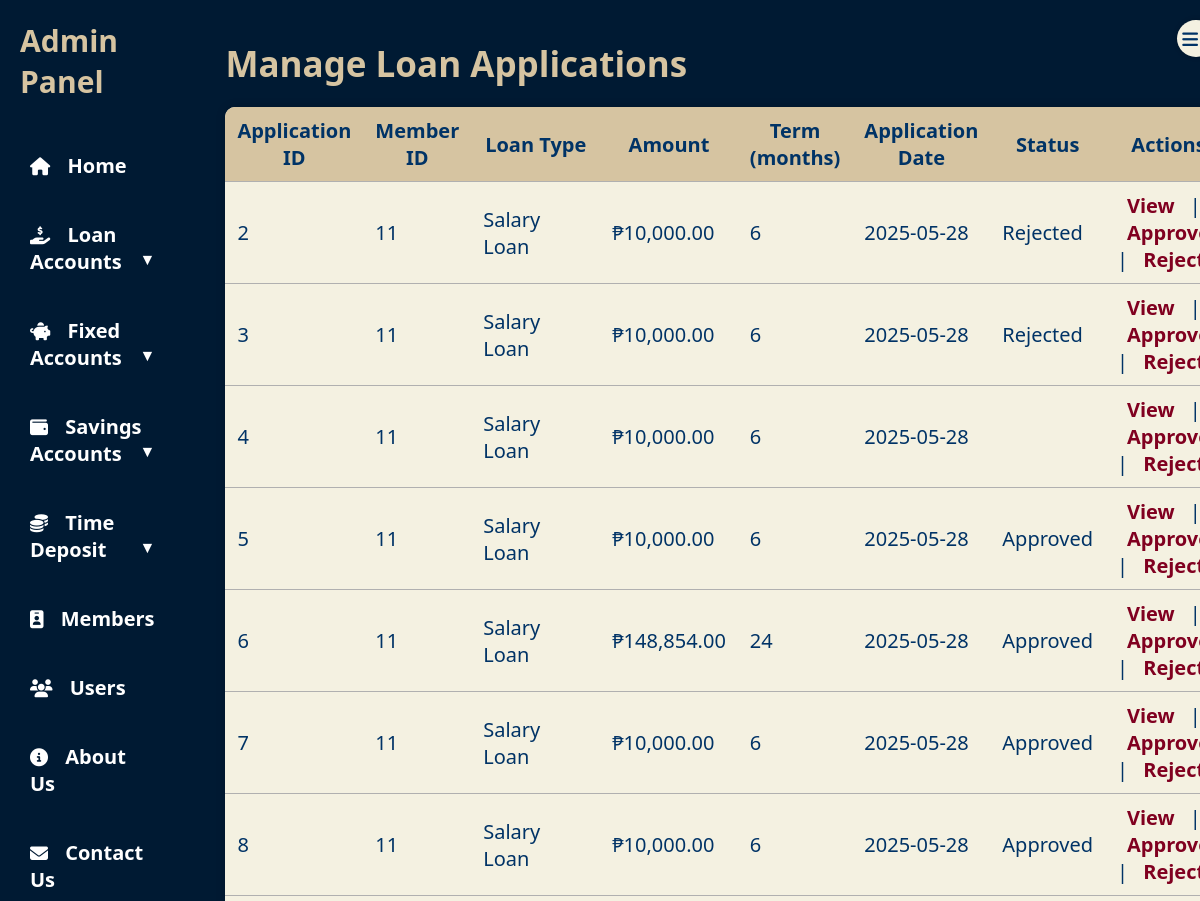
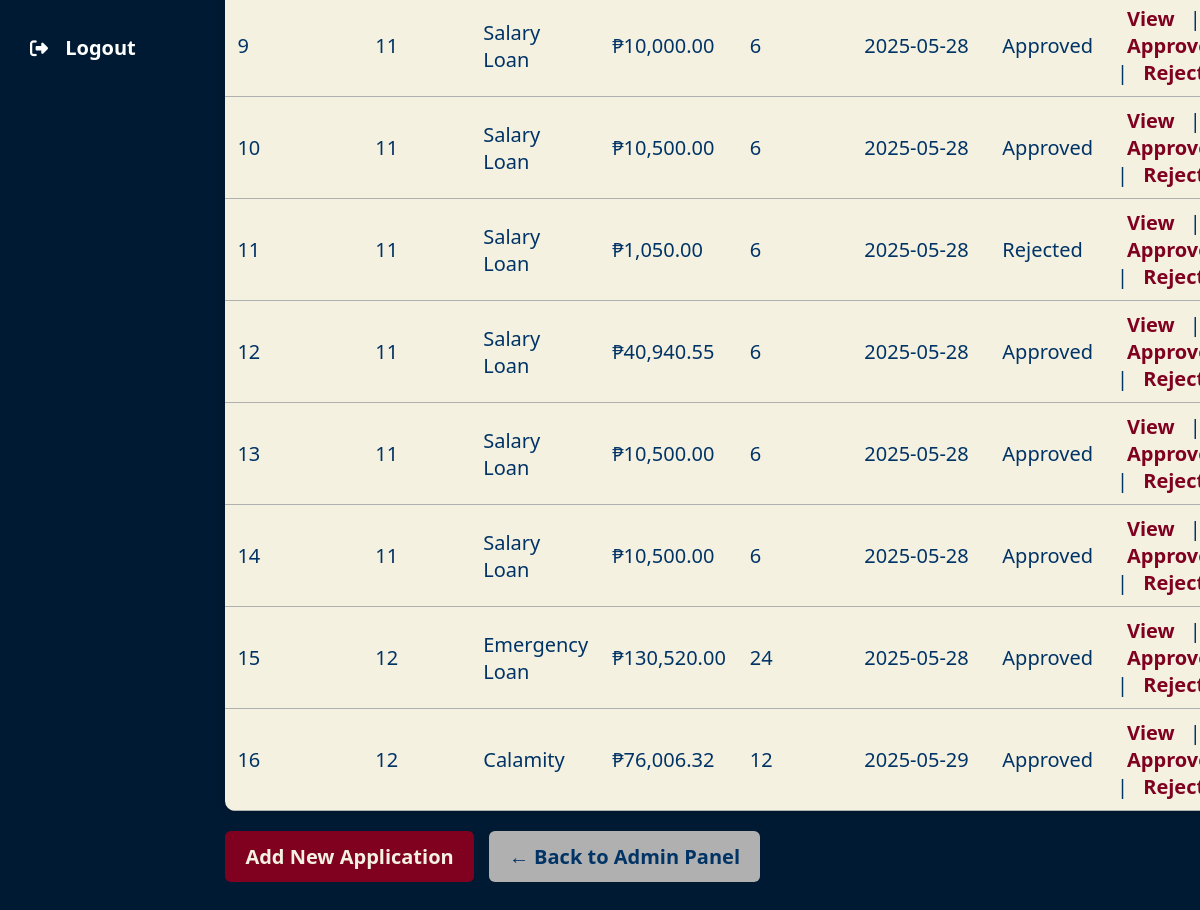
The page /loan_Info.php (signed in) on the database its author committed (2 pictures, top to bottom).
### tables this page shows
CREATE TABLE `LOAN_APPLICATION` (
  `loan_application_id` int(11) NOT NULL,
  `member_id` int(11) DEFAULT NULL,
  `loan_type_id` int(11) DEFAULT NULL,
  `amount_requested` decimal(10,2) DEFAULT NULL,
  `term_months` int(11) DEFAULT NULL,
  `application_date` date DEFAULT NULL,
  `status` enum('pending','approved','rejected') DEFAULT NULL,
  `notes` text DEFAULT NULL
);

CREATE TABLE `LOAN_TYPE` (
  `loan_type_id` int(11) NOT NULL,
  `name` varchar(100) NOT NULL,
  `interest_rate` decimal(5,2) NOT NULL,
  `interest_type` enum('monthly','yearly') NOT NULL,
  `created_at` datetime DEFAULT current_timestamp()
);

### public/loan_Info.php (the view, shortened to what this page needs)
<?php
require_once __DIR__ . '/../includes/db.php';
$sql = "SELECT la.loan_application_id, la.member_id, lt.name as loan_type_name, la.amount_requested, la.term_months, la.application_date, la.status, la.notes FROM LOAN_APPLICATION la JOIN LOAN_TYPE lt ON la.loan_type_id = lt.loan_type_id";
$result = $conn->query($sql);
?>
<!DOCTYPE html>
<html lang="en">
<head>
  <link rel="stylesheet" href="assets/css/admincss.css" />
  <link rel="stylesheet" href="https://cdnjs.cloudflare.com/ajax/libs/font-awesome/6.4.0/css/all.min.css" />
</head>
<body>
<div class="admin-container">
<nav class="sidebar" id="sidebar">
    <div class="toggle-btn" onclick="toggleSidebar()">
        <i class="fas fa-bars"></i>
    </div>
    <h2>Admin Panel</h2>
    <ul>
        <li><a href="adminPanel.php"><i class="fas fa-home"></i><span> Home</span></a></li>
        <li class="dropdown">
            <a href="#" class="dropdown-btn"><i class="fas fa-hand-holding-usd"></i><span> Loan Accounts</span></a>
        </li>
        <li class="dropdown">
            <a href="#" class="dropdown-btn"><i class="fas fa-piggy-bank"></i><span> Fixed Accounts</span></a>
        </li>
        <li class="dropdown">
            <a href="#" class="dropdown-btn"><i class="fas fa-wallet"></i><span> Savings Accounts</span></a>
        </li>
        <li class="dropdown">
            <a href="#" class="dropdown-btn"><i class="fas fa-coins"></i><span> Time Deposit</span></a>
        </li>
        <li><a href="member_Page.php"><i class="fas fa-id-badge"></i><span> Members</span></a></li>
        <li><a href="user_Page.php"><i class="fas fa-users"></i><span> Users</span></a></li>
        <li><a href="about_Page.php"><i class="fas fa-info-circle"></i><span> About Us</span></a></li>
        <li><a href="contact_Page.php"><i class="fas fa-envelope"></i><span> Contact Us</span></a></li>
        <li>
            <a href="logout.php" onclick="return confirm('Are you sure you want to logout?');">
                <i class="fas fa-sign-out-alt"></i><span> Logout</span>
            </a>
        </li>
    </ul>
</nav>
<main class="main-content">
  <h1>Manage Loan Applications</h1>
  <table>
    <thead>
      <tr>
        <th>Application ID</th>
        <th>Member ID</th>
        <th>Loan Type</th>
        <th>Amount</th>
        <th>Term (months)</th>
        <th>Application Date</th>
        <th>Status</th>
        <th>Actions</th>
      </tr>
    </thead>
    <tbody>
      <?php while ($row = $result->fetch_assoc()): ?>
        <tr>
          <td><?= $row['loan_application_id'] ?></td>
          <td><?= $row['member_id'] ?></td>
          <td><?= $row['loan_type_name'] ?></td>
          <td>₱<?= number_format($row['amount_requested'], 2) ?></td>
          <td><?= $row['term_months'] ?></td>
          <td><?= $row['application_date'] ?></td>
          <td><?= ucfirst($row['status']) ?></td>
          <td>
            <a href="#" class="view-btn"
              data-id="<?= $row['loan_application_id'] ?>"
              data-member="<?= $row['member_id'] ?>"
              data-type="<?= htmlspecialchars($row['loan_type_name']) ?>"
              data-amount="<?= number_format($row['amount_requested'], 2) ?>"
              data-term="<?= $row['term_months'] ?>"
              data-date="<?= $row['application_date'] ?>"
              data-status="<?= ucfirst($row['status']) ?>"
              data-notes="<?= htmlspecialchars($row['notes']) ?>">View</a>
              |
                <a href="loan_Application.php?action=approve&loan_application_id=<?= $row['loan_application_id'] ?>" onclick="return confirm('Approve this application?')" >Approve</a> |
    <a href="loan_Application.php?action=reject&loan_application_id=<?= $row['loan_application_id'] ?>" onclick="return confirm('Reject this application?')" >Reject</a>
          </td>
        </tr>
      <?php endwhile; ?>
    </tbody>
  </table>
  <a href="add_LoanApplication.php" class="login-btn">Add New Application</a>
  <a href="adminPanel.php" class="login-btn" style="background-color: var(--gray); color: var(--navy);">← Back to Admin Panel</a>
</main>
</div>
</body>
</html>

### public/assets/css/admincss.css (style rules this page uses)
:root { --navy: #003366; --yellowish: #D6C4A1; --gray: #B0B0B0; --burgundy: #800020; --cream: #F4F1E1; --dark-bg: #001A33; --hover-highlight: #D6C4A1; }
body { margin: 0; font-family: "Segoe UI", sans-serif; font-size: 20px; background-color: var(--navy); color: var(--cream); height: 100vh; display: flex; }
.admin-container { display: flex; width: 100%; }
.sidebar { width: 260px; background-color: var(--dark-bg); padding: 20px; display: flex; flex-direction: column; height: 100vh; transition: width 0.3s ease-in-out; overflow: hidden; box-shadow: 2px 0 10px rgba(0,0,0,0.3); }
.sidebar h2 { color: var(--yellowish); font-size: 30px; margin-bottom: 40px; transition: opacity 0.3s; }
.sidebar ul { list-style: none; padding: 0; }
.sidebar li { margin-bottom: 22px; position: relative; }
.sidebar a { color: var(--cream); text-decoration: none; font-weight: bold; display: flex; align-items: center; padding: 10px; border-radius: 8px; transition: background-color 0.2s, transform 0.2s; }
.sidebar i { margin-right: 12px; font-size: 18px; transition: margin 0.3s; }
.toggle-btn { position: absolute; top: 20px; right: -15px; background-color: var(--cream); color: var(--navy); border-radius: 50%; padding: 5px; cursor: pointer; box-shadow: 0 0 5px rgba(0,0,0,0.2); transition: background 0.3s; }
.main-content h1 { font-size: 35px; margin-bottom: 10px; color: var(--yellowish); }
.main-content { flex-grow: 1; padding: 40px; background-color: #002244; transition: margin-left 0.3s ease; }
.main-content h1 { font-size: 32px; margin-bottom: 20px; color: var(--yellowish); }
.sidebar ul .dropdown > a:after { content: " ▼"; float: right; font-size: 0.8em; }
.sidebar ul li a { display: block; padding: 10px; color: #fff; text-decoration: none; }

### public/loan_Info.php (style rules this page uses)
:root { --navy: #003366; --yellowish: #D6C4A1; --gray: #B0B0B0; --burgundy: #800020; --cream: #F4F1E1; }
* { box-sizing: border-box; margin: 0; padding: 0; font-family: 'Segoe UI', sans-serif; }
body { background-color: var(--navy); color: var(--cream); display: flex; height: 100vh; }
.main-content { flex-grow: 1; padding: 40px; background-color: #001a33; overflow-y: auto; }
.main-content h1 { font-size: 35px; margin-bottom: 20px; color: var(--yellowish); }
table { width: 100%; border-collapse: collapse; background-color: var(--cream); color: var(--navy); border-radius: 10px; overflow: hidden; box-shadow: 0 0 10px rgba(0,0,0,0.2); }
thead { background-color: var(--yellowish); font-weight: bold; }
thead th, tbody td { padding: 10px 12px; border-bottom: 1px solid var(--gray); }
td a { text-decoration: none; font-weight: bold; color: var(--burgundy); padding: 6px 10px; border-radius: 4px; transition: background-color 0.2s, color 0.2s; }
.login-btn { display: inline-block; padding: 12px 20px; background-color: var(--burgundy); color: var(--cream); text-decoration: none; font-weight: bold; border-radius: 6px; transition: background-color 0.3s, transform 0.2s; margin-right: 10px; margin-top: 20px; }

### rows shown on the page
loan_application: loan_application_id "2", member "11", loan_type.name "Salary Loan", amount_requested "10,000.00", term_months "6", application_date "2025-05-28", status "Rejected"
loan_application: loan_application_id "3", member "11", loan_type.name "Salary Loan", amount_requested "10,000.00", term_months "6", application_date "2025-05-28", status "Rejected"
loan_application: loan_application_id "4", member "11", loan_type.name "Salary Loan", amount_requested "10,000.00", term_months "6", application_date "2025-05-28"
loan_application: loan_application_id "5", member "11", loan_type.name "Salary Loan", amount_requested "10,000.00", term_months "6", application_date "2025-05-28", status "Approved"
loan_application: loan_application_id "6", member "11", loan_type.name "Salary Loan", amount_requested "148,854.00", term_months "24", application_date "2025-05-28", status "Approved"
loan_application: loan_application_id "7", member "11", loan_type.name "Salary Loan", amount_requested "10,000.00", term_months "6", application_date "2025-05-28", status "Approved"
loan_application: loan_application_id "8", member "11", loan_type.name "Salary Loan", amount_requested "10,000.00", term_months "6", application_date "2025-05-28", status "Approved"
loan_application: loan_application_id "9", member "11", loan_type.name "Salary Loan", amount_requested "10,000.00", term_months "6", application_date "2025-05-28", status "Approved"
loan_application: loan_application_id "10", member "11", loan_type.name "Salary Loan", amount_requested "10,500.00", term_months "6", application_date "2025-05-28", status "Approved"
loan_application: loan_application_id "11", member "11", loan_type.name "Salary Loan", amount_requested "1,050.00", term_months "6", application_date "2025-05-28", status "Rejected"
loan_application: loan_application_id "12", member "11", loan_type.name "Salary Loan", amount_requested "40,940.55", term_months "6", application_date "2025-05-28", status "Approved"
loan_application: loan_application_id "13", member "11", loan_type.name "Salary Loan", amount_requested "10,500.00", term_months "6", application_date "2025-05-28", status "Approved"
loan_application: loan_application_id "14", member "11", loan_type.name "Salary Loan", amount_requested "10,500.00", term_months "6", application_date "2025-05-28", status "Approved"
loan_application: loan_application_id "15", member "12", loan_type.name "Emergency Loan", amount_requested "130,520.00", term_months "24", application_date "2025-05-28", status "Approved"
loan_application: loan_application_id "16", member "12", loan_type.name "Calamity", amount_requested "76,006.32", term_months "12", application_date "2025-05-29", status "Approved"
